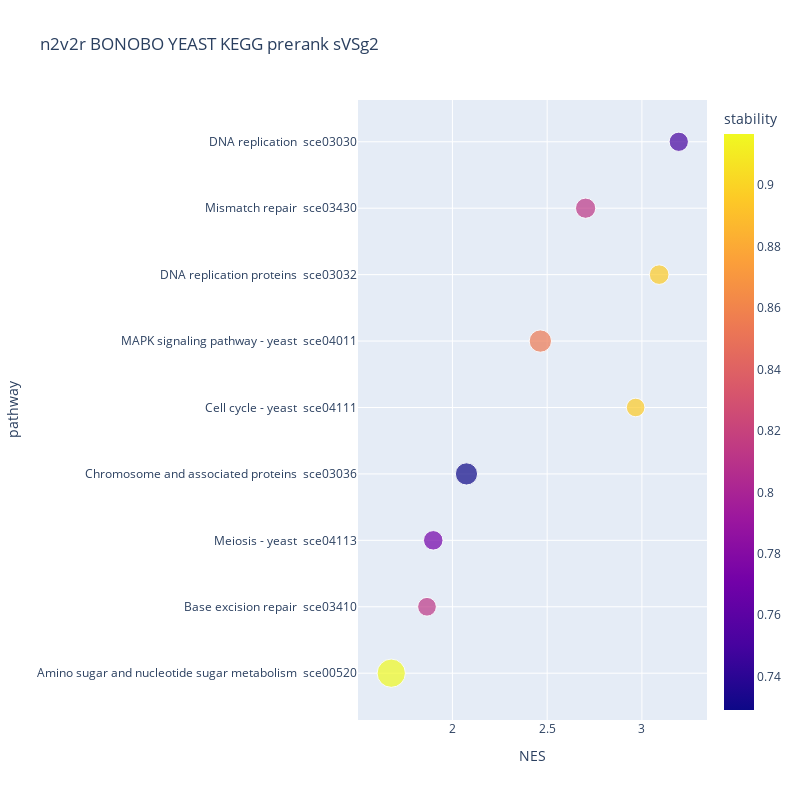
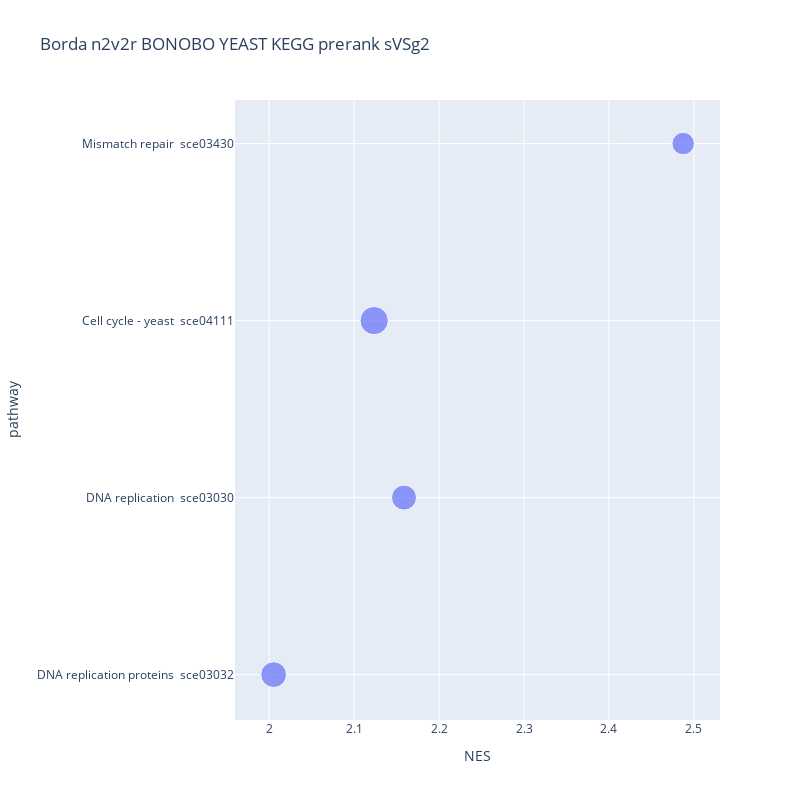

Write notebook code for charts like these, in order.
### Code cell
from node2vec2rank.post_utils import plot_gseapy_prerank 

stability_cutoff = 0.5
padj_cutoff = 0.25

plot_gseapy_prerank(n2v2r_pre_KEGG_pd, padj_cutoff=padj_cutoff, stability_cutoff=stability_cutoff, title="n2v2r " + network_inf_method+ " " +  tissue + " " + "KEGG prerank " + target)
plot_gseapy_prerank(borda_pre_KEGG_pd,padj_cutoff=padj_cutoff, stability_cutoff=stability_cutoff, title="Borda n2v2r " + network_inf_method+ " " +  tissue + " " + "KEGG prerank " + target)
plot_gseapy_prerank(absDeDi_pre_KEGG_pd,padj_cutoff=padj_cutoff, stability_cutoff=stability_cutoff, title="absDeDi " + network_inf_method+ " " +  tissue + " " + "KEGG prerank " + target)
plot_gseapy_prerank(n2v2r_DeDi_pre_KEGG_pd,padj_cutoff=padj_cutoff, stability_cutoff=stability_cutoff, title="signed n2v2r " + network_inf_method+ " " +  tissue + " " + "KEGG prerank " + target)
plot_gseapy_prerank(n2v2r_borda_DeDi_pre_KEGG_pd,padj_cutoff=padj_cutoff, stability_cutoff=stability_cutoff, title="signed Borda n2v2r " + network_inf_method+ " " +  tissue + " " + "KEGG prerank " + target)

plot_gseapy_prerank(DeDi_pre_KEGG_pd,padj_cutoff=padj_cutoff, stability_cutoff=stability_cutoff, title="DeDi " + network_inf_method+ " " +  tissue + " " + "KEGG prerank " + target)

### Figure 1 — Plotly figure (JSON) as saved in the notebook; plotly's stock layout.template omitted (floating-point values rounded to 4 significant figures)
{"data": [{"hovertemplate": "NES=%{x}<br>pathway=%{y}<br>overlap=%{marker.size}<br>stability=%{marker.color}<extra></extra>", "legendgroup": "", "marker": {"color": [0.9167, 0.8125, 0.7708, 0.7292, 0.8958, 0.8542, 0.8958, 0.8125, 0.75], "coloraxis": "coloraxis", "size": [23.11, 10.13, 11.01, 14.26, 9.999, 14.41, 11.11, 11.84, 10.75], "sizemode": "area", "sizeref": 0.05778, "symbol": "circle"}, "mode": "markers", "name": "", "orientation": "h", "showlegend": false, "type": "scatter", "x": [1.677, 1.866, 1.899, 2.074, 2.967, 2.464, 3.091, 2.703, 3.194], "xaxis": "x", "y": ["Amino sugar and nucleotide sugar metabolism  sce00520", "Base excision repair  sce03410", "Meiosis - yeast  sce04113", "Chromosome and associated proteins  sce03036", "Cell cycle - yeast  sce04111", "MAPK signaling pathway - yeast  sce04011", "DNA replication proteins  sce03032", "Mismatch repair  sce03430", "DNA replication  sce03030"], "yaxis": "y"}], "layout": {"autosize": false, "coloraxis": {"colorbar": {"title": {"text": "stability"}}, "colorscale": [[0, "#0d0887"], [0.1111, "#46039f"], [0.2222, "#7201a8"], [0.3333, "#9c179e"], [0.4444, "#bd3786"], [0.5556, "#d8576b"], [0.6667, "#ed7953"], [0.7778, "#fb9f3a"], [0.8889, "#fdca26"], [1, "#f0f921"]]}, "height": 800, "legend": {"itemsizing": "constant", "tracegroupgap": 0}, "title": {"text": "n2v2r BONOBO YEAST KEGG prerank sVSg2"}, "width": 800, "xaxis": {"anchor": "y", "domain": [0, 1], "title": {"text": "NES"}}, "yaxis": {"anchor": "x", "domain": [0, 1], "title": {"text": "pathway"}}}}

### Figure 2 — Plotly figure (JSON) as saved in the notebook; plotly's stock layout.template omitted (floating-point values rounded to 4 significant figures)
{"data": [{"hovertemplate": "NES=%{x}<br>pathway=%{y}<br>overlap=%{marker.size}<extra></extra>", "legendgroup": "", "marker": {"color": "#636efa", "size": [26.08, 24.73, 31.51, 19.97], "sizemode": "area", "sizeref": 0.07877, "symbol": "circle"}, "mode": "markers", "name": "", "orientation": "h", "showlegend": false, "type": "scatter", "x": [2.005, 2.159, 2.124, 2.487], "xaxis": "x", "y": ["DNA replication proteins  sce03032", "DNA replication  sce03030", "Cell cycle - yeast  sce04111", "Mismatch repair  sce03430"], "yaxis": "y"}], "layout": {"autosize": false, "height": 800, "legend": {"itemsizing": "constant", "tracegroupgap": 0}, "title": {"text": "Borda n2v2r BONOBO YEAST KEGG prerank sVSg2"}, "width": 800, "xaxis": {"anchor": "y", "domain": [0, 1], "title": {"text": "NES"}}, "yaxis": {"anchor": "x", "domain": [0, 1], "title": {"text": "pathway"}}}}
